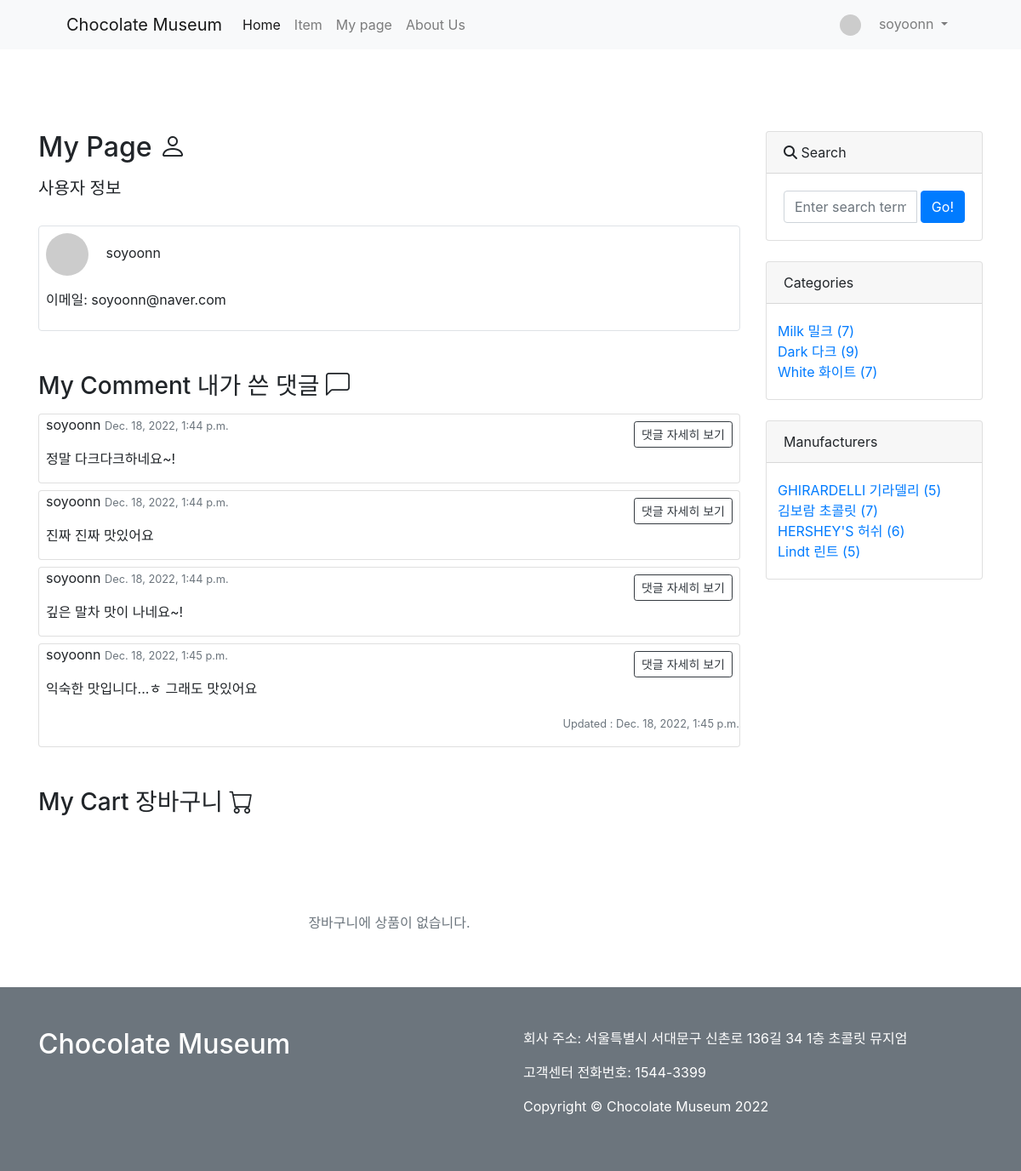
Page /mall/my_page/ (signed in) on the committed database.
### mall/models.py (models this page shows, shortened)
class Comment(models.Model):
    item = models.ForeignKey(Item, on_delete=models.CASCADE)  # 왜 다대일 관계인지 다시 생각해보기.
    author = models.ForeignKey(User, on_delete=models.CASCADE)
    content = models.TextField()
    created_at = models.DateTimeField(auto_now_add=True)
    modified_at = models.DateTimeField(auto_now=True)
    def get_absolute_url(self):
        return f'{self.item.get_absolute_url()}#comment-{self.pk}'

class Category(models.Model):
    name = models.CharField(max_length=50, unique=True)  # 밀크, 다크, 화이트
    slug = models.SlugField(max_length=200, unique=True, allow_unicode=True)
    def __str__(self):
        return self.name
    def get_absolute_url(self):                             # 카테고리부분
        return f'/mall/category/{self.slug}'
    class Meta:                                               # 카테고리부분
        verbose_name_plural = 'Categories'

class Manufacturer(models.Model):
    name = models.CharField(max_length=30)              # 허쉬, 기라델리...
    CEO = models.CharField(max_length=20)
    address = models.CharField(max_length=80)
    contact_number = models.CharField(max_length=20)
    logo_image = models.ImageField(upload_to='mall/images/', blank=True)
    description = models.TextField(blank=True)
    def __str__(self):
        return self.name
    def get_absolute_url(self):
        return f'/mall/manufacturer/{self.pk}/'

### mall/views.py (the view)
# urls.py: path('my_page/', views.my_page),  #마이페이지에 대한 내용.
def my_page(request, total=0, counter=0, cart_items =None):
    comment_list = Comment.objects.filter(author=request.user)
    try:
        cart = Cart.objects.get(cart_id=_cart_id(request))
        cart_items = CartItem.objects.filter(cart=cart, active=True)
        for cart_item in cart_items:
            total += (cart_item.item.price * cart_item.quantity)
            counter += cart_item.quantity
    except ObjectDoesNotExist:
        pass
    return render(request, 'mall/my_page.html', {
        'manufacturers': Manufacturer.objects.all(),
        'categories': Category.objects.all(),
        'no_category_item_count': Item.objects.filter(category=None).count,
        'comment_list': comment_list,
        'cart_items': cart_items,
        'total': total,
        'counter': counter,
    })

### mall/models.py (called while the page is built)
    def get_absolute_url(self):
        return f'/mall/{self.pk}/'

### mall/views.py (called while the page is built)
def _cart_id(request):
    cart = request.session.session_key
    if not cart:
        cart = request.session.create()
    return cart

### mall/templates/mall/my_page.html (shortened to what this page needs)
{% extends 'mall/base.html' %}
{% load socialaccount %}
{% block main_area %}
     <h2 class="mb-3">My Page <i class="bi bi-person"></i></h2>
     <h5>사용자 정보</h5> <br>
    <div class="p-2 border rounded">
         <div class="mb-3">
            {% if user.socialaccount_set.all.0.get_avatar_url %}
            <img class="rounded-circle mr-3" src="{{user.socialaccount_set.all.0.get_avatar_url}}" width="50px">
            {% else %}
            <img class="rounded-circle mr-3" src="https://dummyimage.com/100x100/ced4da/6c757d.jpg" width="50px">
            {% endif %}
            {{ user.username }}
         </div>
        {% if user.email %}
        <p>이메일: {{ user.email }}</p>
        {% endif %}
    </div>
    <div class="mt-5">
        <h3 class="mb-3">My Comment 내가 쓴 댓글 <i class="bi bi-chat-left"></i></h3>
        {% if comment_list %}
        {% for c in comment_list %}
            <div class="card my-2 pl-2">
                <div class="media-body ms-3">
                    <div class="float-right">
                        <a role="button" class="btn btn-sm btn-outline-dark float-right m-2"
                            href="{{c.get_absolute_url}}">
                            댓글 자세히 보기
                        </a>
                    </div>
                    <div class="fw-bold">
                        {{c.author.username}}
                        <small class="text-muted">{{c.created_at}}</small>
                    </div>
                    <p>{{c.content | linebreaks }}</p>
                    {% if c.created_at != c.modified_at %}
                        <p class="text-muted float-right">
                            <small>Updated : {{c.modified_at}}</small>
                        </p>
                    {% endif %}
                </div>
            </div>
        {% endfor %}
        {% else %}
        <br> <br>
        <p class="text-secondary mt-5 text-center">댓글이 없습니다.</p>
        {% endif %}
    </div>
    <div class="mt-5">
        <h3 class="mb-3">My Cart 장바구니 <i class="bi bi-cart"></i></h3>
        {% if not cart_items %}
            <br> <br>
            <p class="text-secondary mt-5 text-center">장바구니에 상품이 없습니다.</p>
        {% endif %}
    </div>
{% endblock %}

### mall/templates/mall/navbar.html (shortened to what this page needs)
{% load socialaccount %}
{% load static %}
        <nav class="navbar navbar-expand-lg navbar-light bg-light">
            <div class="container px-4 px-lg-5">
                <a class="navbar-brand" href="/">Chocolate Museum</a>
                <div class="collapse navbar-collapse" id="navbarSupportedContent">
                    <ul class="navbar-nav me-auto mb-2 mb-lg-0 ms-lg-4">
                        <li class="nav-item">
                            <a class="nav-link active" href="/">Home</a>
                        </li>
                        <li class="nav-item">
                            <a class="nav-link" href="/mall/">Item</a>
                        </li>
                        {% if user.is_authenticated %}
                        <li class="nav-item">
                            <a class="nav-link" href="/mall/my_page/">My page</a>
                        </li>
                        {% endif %}
                        <li class="nav-item">
                            <a class="nav-link" href="/about_us/">About Us</a>
                        </li>
                    </ul>
                    <ul class="navbar-nav ml-auto">
                        {% if user.is_authenticated %}
                        <li class="nav-item dropdown">
                          <a class="nav-link dropdown-toggle" href="#" id="navbarDropdownMenuLink" role="button" data-toggle="dropdown" aria-haspopup="true" aria-expanded="false">
                            {% if user.socialaccount_set.all.0.get_avatar_url %}
                            <img class="rounded-circle mr-3" src="{{user.socialaccount_set.all.0.get_avatar_url}}" width="25px">
                            {% else %}
                            <img class="rounded-circle mr-3" src="https://dummyimage.com/50x50/ced4da/6c757d.jpg" width="25px">
                            {% endif %}
                            {{ user.username }}
                          </a>
                        </li>
                        {% else %}
                        <li class="nav-item">
                          <a class="nav-link" href="#"  data-toggle="modal" data-target="#loginModal">LogIn</a>
                        </li>
                        {% endif %}
                    </ul>
                </div>
            </div>
        </nav>

### mall/templates/mall/sidebar.html (shortened to what this page needs)
                              <div class="card mb-4">
                                  <div class="card-header"><i class="fa-solid fa-magnifying-glass"></i> Search</div>
                                    <div class="card-body">
                                        <div class="input-group">
                                            <input id="search-input" class="form-control" type="text" placeholder="Enter search term..." aria-label="Enter search term..." aria-describedby="button-search" />
                                            <button class="btn btn-primary ml-1" id="button-search" type="button" onclick="searchItem()">Go!</button>
                                        </div>
                                    </div>
                              </div>
                              <div class="card mb-4" id='category-card'>
                                  <div class="card-header">Categories</div>
                                  <div class="card-body">
                                      <div class="row">
                                              <ul class="list-unstyled mb-0 ml-2">
                                                  {% for c in categories %}
                                                    <li><a href="{{c.get_absolute_url}}">{{c}} ({{c.item_set.count}})</a></li>
                                                  {% endfor %}
                                              </ul>
                                      </div>
                                  </div>
                              </div>
                              <div class="card mb-4" id='manufacturer-card'>
                                  <div class="card-header">Manufacturers</div>
                                  <div class="card-body">
                                      <div class="row">
                                              <ul class="list-unstyled mb-0 ml-2">
                                                  {% for m in manufacturers %}
                                                    <li><a href="{{m.get_absolute_url}}">{{m}} ({{m.item_set.count}})</a></li>
                                                  {% endfor %}
                                              </ul>
                                      </div>
                                  </div>
                              </div>

### rows in the picture
Comment: author.username "soyoonn", created_at "Dec. 18, 2022, 1:44 p.m.", content "정말 다크다크하네요~!"
Comment: author.username "soyoonn", created_at "Dec. 18, 2022, 1:44 p.m.", content "진짜 진짜 맛있어요"
Comment: author.username "soyoonn", created_at "Dec. 18, 2022, 1:44 p.m.", content "깊은 말차 맛이 나네요~!"
Comment: author.username "soyoonn", created_at "Dec. 18, 2022, 1:45 p.m.", content "익숙한 맛입니다...ㅎ 그래도 맛있어요", modified_at "Dec. 18, 2022, 1:45 p.m."
Category: name "Milk 밀크", item_set.count "7"
Category: name "Dark 다크", item_set.count "9"
Category: name "White 화이트", item_set.count "7"
Manufacturer: name "GHIRARDELLI 기라델리", item_set.count "5"
Manufacturer: name "김보람 초콜릿", item_set.count "7"
Manufacturer: name "HERSHEY'S 허쉬", item_set.count "6"
Manufacturer: name "Lindt 린트", item_set.count "5"

### other values in the picture
{{ user.username }} "soyoonn"
{{ user.email }} "soyoonn@naver.com"
